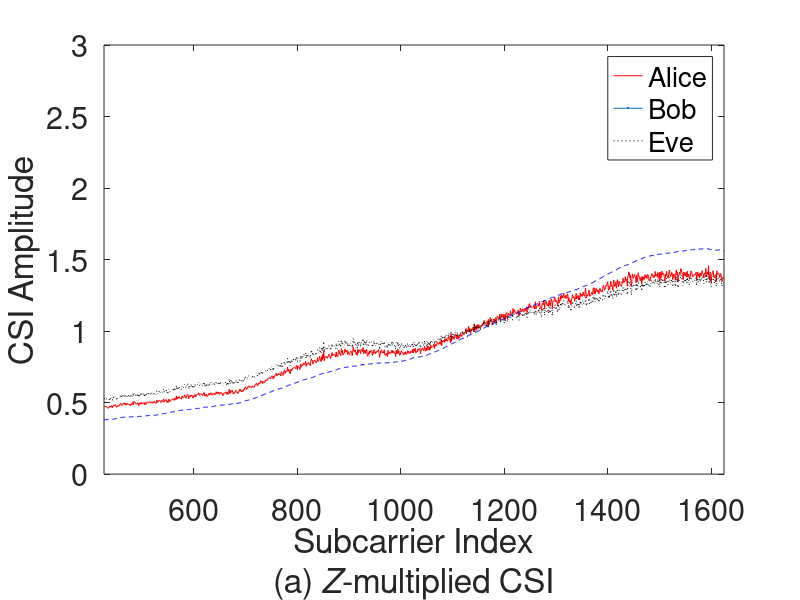
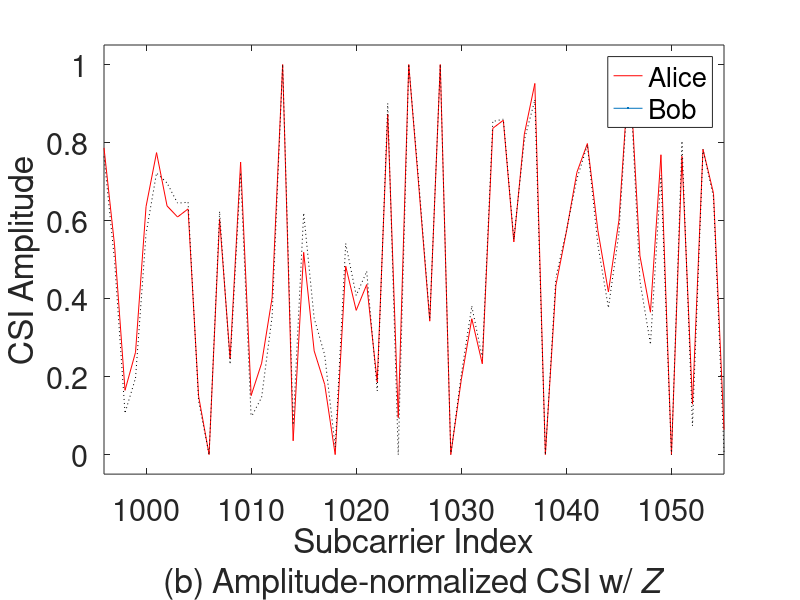
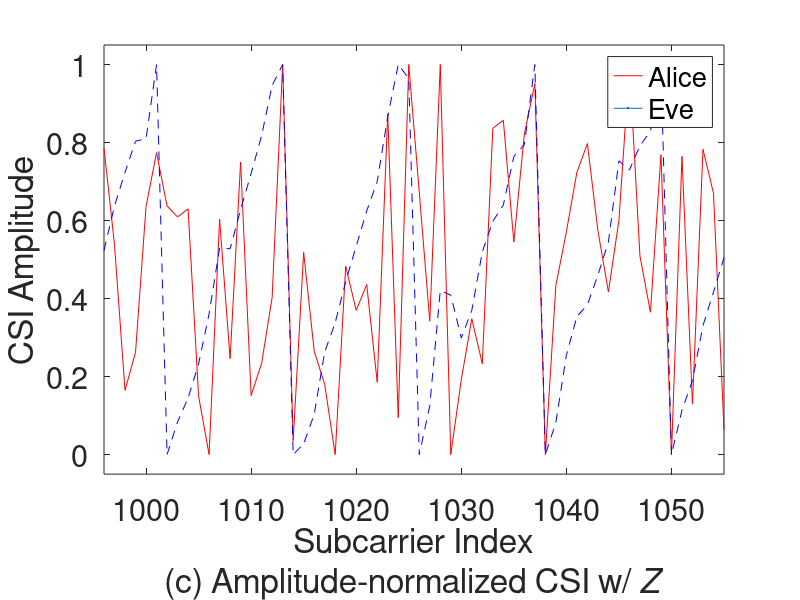
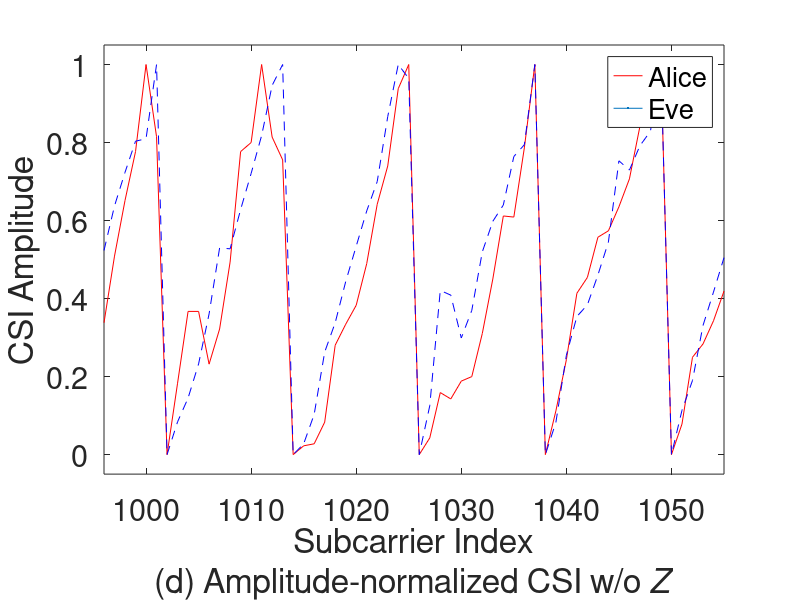

The MATLAB script that drew these images, in order: (Note: this script raises an error after producing the figures.)
clear all; close all; clc

load('CSI_FDD_Alice.mat')
CSI_A = DMRS_arr_proc;
load('CSI_FDD_Bob.mat')
CSI_B = DMRS_arr_proc;
load('CSI_FDD_Eve.mat')
CSI_E = DMRS_arr_proc;

subcarr_idx = 426:1625;

figure
plot(subcarr_idx, CSI_A,'r',LineWidth=1.5)
hold on
plot(subcarr_idx, CSI_B,':k',LineWidth=2.5)
hold on
plot(subcarr_idx, CSI_E,'--b',LineWidth=3)
legend('Alice', 'Bob', 'Eve', 'Fontsize', 22)
xlabel({'Subcarrier Index','(a) \itZ\rm-multiplied CSI'}, 'Fontsize', 22)
ylabel('CSI Amplitude', 'Fontsize', 22)
xlim([426,1625])
set(gca,'FontSize',22)

load('CSI_Seg_FDD_Alice.mat')
CSI_A_seg = temp_arr_norm;
load('CSI_Seg_FDD_Bob.mat')
CSI_B_seg = temp_arr_norm;
load('CSI_Seg_FDD_Eve.mat')
CSI_E_seg = temp_arr_norm;

x_label_low_bound = round((426+1625)/2) - 30;
x_label_high_bound = round((426+1625)/2) + 29;

CSI_idx_low_bound = round((1+1200)/2) - 30;
CSI_idx_high_bound = round((1+1200)/2) + 29;

x_label_index = x_label_low_bound : x_label_high_bound;
CSI_idx = CSI_idx_low_bound : CSI_idx_high_bound;

figure
plot(x_label_index, CSI_A_seg(CSI_idx),'r',LineWidth=2)
hold on
plot(x_label_index, CSI_B_seg(CSI_idx),':k',LineWidth=3)
legend('Alice', 'Bob', 'Fontsize', 18)
xlabel({'Subcarrier Index','(b) Amplitude-normalized CSI w/ \itZ'}, 'Fontsize', 22)
ylabel('CSI Amplitude', 'Fontsize', 22)
set(gca,'FontSize',22)
xlim([x_label_low_bound, x_label_high_bound])
ylim([-0.05,1.05])

load('CSI_Seg_FDD_Alice_wo_Z.mat')
CSI_A_seg_wo_Z = temp_arr_norm;

figure
plot(x_label_index, CSI_A_seg(CSI_idx),'r',LineWidth=2)
hold on
plot(x_label_index, CSI_E_seg(CSI_idx),'--b',LineWidth=3)
legend('Alice', 'Eve', 'Fontsize', 18)
xlabel({'Subcarrier Index','(c) Amplitude-normalized CSI w/ \itZ'}, 'Fontsize', 22)
ylabel('CSI Amplitude', 'Fontsize', 22)
set(gca,'FontSize',22)
xlim([x_label_low_bound, x_label_high_bound])
ylim([-0.05,1.05])

figure
plot(x_label_index, CSI_A_seg_wo_Z(CSI_idx),'r',LineWidth=2)
hold on
plot(x_label_index, CSI_E_seg(CSI_idx),'--b',LineWidth=3)
legend('Alice', 'Eve', 'Fontsize', 22)
xlabel({'Subcarrier Index','(d) Amplitude-normalized CSI w/o \itZ'}, 'Fontsize', 22)
ylabel('CSI Amplitude', 'Fontsize', 22)
set(gca,'FontSize',22)
xlim([x_label_low_bound, x_label_high_bound])
ylim([-0.05,1.05])

load('key_Alice.mat')
key_A = key_arr_fdd_a_norm_sort_ds_bit_disc_final;
load('key_Bob.mat')
key_B = key_arr_fdd_a_norm_sort_ds_bit_disc_final;
load('key_Eve.mat')
key_E = key_arr_fdd_e_norm_sort_ds_bit_disc_final;
load('key_Alice_wo_Z.mat')
key_A_wo_Z = key_arr_fdd_a_norm_sort_ds_bit_disc_final;

key_A_temp(key_A == 1) = 0.7;
key_A_temp(key_A == 0) = 0.3;

key_B_temp(key_B == 1) = 0.7;
key_B_temp(key_B == 0) = 0.3;

key_E_temp(key_E == 1) = 0.7;
key_E_temp(key_E == 0) = 0.3;

key_A_wo_Z_temp(key_A_wo_Z == 1) = 0.7;
key_A_wo_Z_temp(key_A_wo_Z == 0) = 0.3;

figure
plot(1:128, key_A,'or',LineWidth=1.5);
hold on
plot(1:128, key_B,'*K',LineWidth=1);
hold on
h1 = plot(18:3:106, key_A_temp(50:79),'or','MarkerSize',16,'MarkerFaceColor','none','MarkerEdgeColor','r','LineWidth',1.5);
hold on 
h2 = plot(18:3:106, key_B_temp(50:79),'*K','MarkerSize',16,'MarkerFaceColor','none','MarkerEdgeColor','k','LineWidth',1.5);
hold on
legend([h1, h2], {'Alice', 'Bob'}, 'FontSize', 35)
xlabel({'Key Bits Index','(e) Key bits w/ segmentation'}, 'Fontsize', 35)
ylabel('Key Value', 'Fontsize', 35)
xlim([1,128])
ylim([-0.05, 1.05])
set(gca,'FontSize',35)

figure
plot(key_A,'Or',LineWidth=1.5);
hold on
plot(key_E,'*b',LineWidth=1);
h1 = plot(18:3:106, key_A_temp(50:79),'or','MarkerSize',16,'MarkerFaceColor','none','MarkerEdgeColor','r','LineWidth',1.5);
hold on 
h2 = plot(18:3:106, key_E_temp(50:79),'*b','MarkerSize',16,'MarkerFaceColor','none','MarkerEdgeColor','b','LineWidth',1.5);
hold on
legend([h1, h2], {'Alice', 'Eve'}, 'FontSize', 35)
xlabel({'Key Bits Index','(f)  Key bits w/ segmentation'}, 'Fontsize', 35)
ylabel('Key Value', 'Fontsize', 35)
xlim([1,128])
ylim([-0.05, 1.05])
set(gca,'FontSize', 35)

figure
plot(key_A_wo_Z,'Or',LineWidth=1.5);
hold on
plot(key_E,'*b',LineWidth=1);
h1 = plot(18:3:106, key_A_wo_Z_temp(50:79),'or','MarkerSize',16,'MarkerFaceColor','none','MarkerEdgeColor','r','LineWidth',1.5);
hold on 
h2 = plot(18:3:106, key_E_temp(50:79),'*b','MarkerSize',16,'MarkerFaceColor','none','MarkerEdgeColor','b','LineWidth',1.5);
hold on
lgd = legend([h1, h2], {'Alice', 'Eve'}, 'FontSize', 35);
xlabel({'Key Bits Index','(g)  Key bits w/o segmentation'}, 'Fontsize', 35)
ylabel('Key Value', 'Fontsize', 35)
xlim([1,128])
ylim([-0.05, 1.05])
set(gca,'FontSize', 35)

